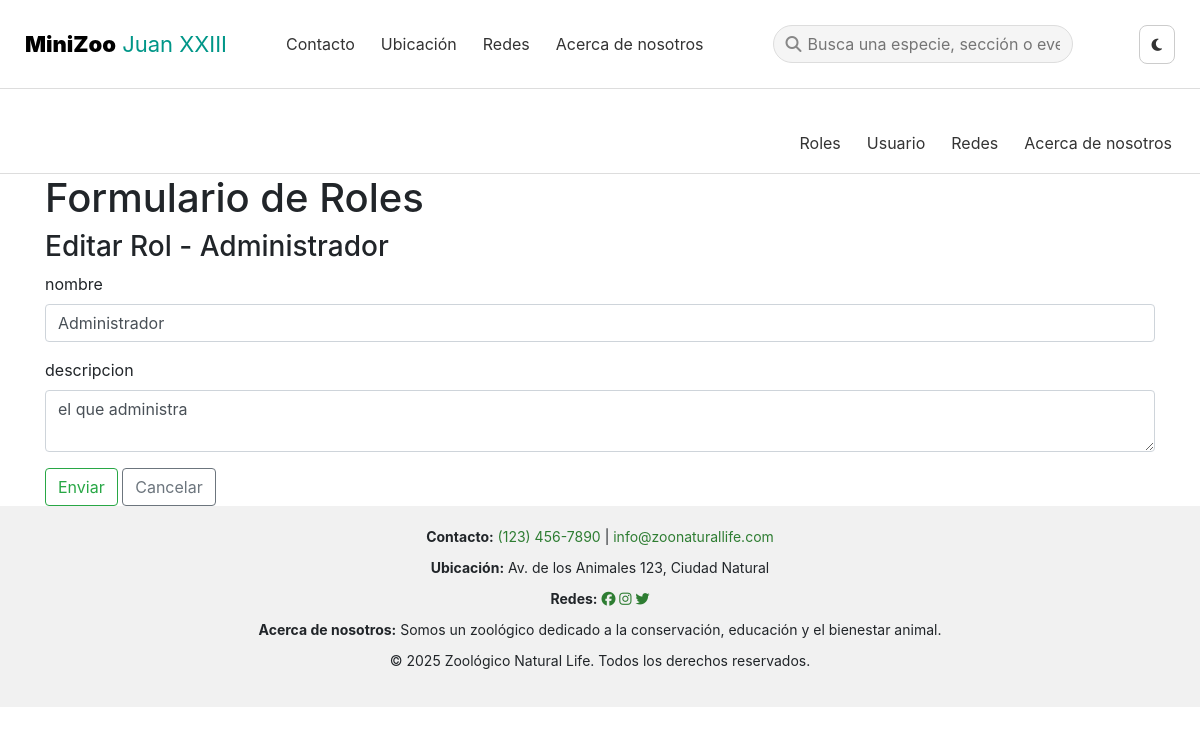
The page /0524/roles/index.php?accion=editar&id=2 on the database its author committed.
### tables this page shows
CREATE TABLE `roles` (
  `id` int(11) NOT NULL,
  `nombre` varchar(191) NOT NULL,
  `descripcion` text DEFAULT NULL
);

### 0524/roles/_form.php (the view, shortened to what this page needs)
    <h1>Formulario de Roles</h1>
<h3><?php echo $titulo; ?></h3>
    <form action="index.php?accion=<?php echo $accion; ?>" method="post">
        <p>
            <label for="nombre">nombre</label><br>
            <input type="text" name="nombre" value="<?php echo $nombre; ?>" class="form-control" required>
        </p>
        <p>
            <label for="descripcion">descripcion</label><br>
            <textarea name="descripcion" class="form-control" ><?php echo $descripcion; ?></textarea>
        </p>
        <button type="submit" class="btn btn-outline-success">Enviar</button>
        <a href="index.php" class="btn btn-outline-secondary">Cancelar</a>
    </form>
    </div>

### 0524/css/style.css (style rules this page uses)
* { margin: 0; padding: 0; box-sizing: border-box; }
html, body { height: 98%; margin: 0; display: flex; flex-direction: column; }
body { font-family: 'Segoe UI', sans-serif; scroll-behavior: smooth; line-height: 1.6; background-color: #fff; color: #000; }

### rows shown on the page
roles: nombre "Editar Rol - Administrador", nombre "Administrador", descripcion "el que administra"
